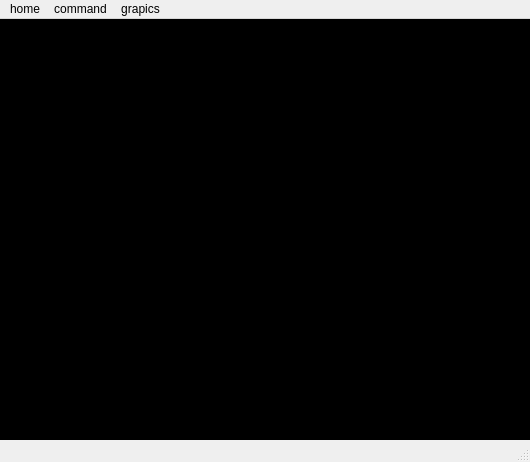
<?xml version="1.0" encoding="UTF-8"?>
<ui version="4.0">
 <class>MainWindow</class>
 <widget class="QMainWindow" name="MainWindow">
  <property name="geometry">
   <rect>
    <x>0</x>
    <y>0</y>
    <width>530</width>
    <height>462</height>
   </rect>
  </property>
  <property name="windowTitle">
   <string>MainWindow</string>
  </property>
  <widget class="QWidget" name="centralwidget">
   <property name="styleSheet">
    <string notr="true">background-color:black;</string>
   </property>
  </widget>
  <widget class="QMenuBar" name="menubar">
   <property name="geometry">
    <rect>
     <x>0</x>
     <y>0</y>
     <width>530</width>
     <height>43</height>
    </rect>
   </property>
   <widget class="QMenu" name="menuhome">
    <property name="title">
     <string>home</string>
    </property>
    <addaction name="actionitem1"/>
   </widget>
   <widget class="QMenu" name="menucommand">
    <property name="title">
     <string>command</string>
    </property>
    <addaction name="actionclear"/>
    <addaction name="actionload"/>
    <addaction name="actionsave"/>
   </widget>
   <widget class="QMenu" name="menugrapics">
    <property name="title">
     <string>grapics</string>
    </property>
    <addaction name="actionline"/>
    <addaction name="actionrect"/>
    <addaction name="actionimage"/>
   </widget>
   <addaction name="menuhome"/>
   <addaction name="menucommand"/>
   <addaction name="menugrapics"/>
  </widget>
  <widget class="QStatusBar" name="statusbar"/>
  <action name="actionclear">
   <property name="text">
    <string>clear</string>
   </property>
  </action>
  <action name="actionload">
   <property name="text">
    <string>load</string>
   </property>
  </action>
  <action name="actionsave">
   <property name="text">
    <string>save</string>
   </property>
  </action>
  <action name="actionitem1">
   <property name="text">
    <string>item1</string>
   </property>
  </action>
  <action name="actionline">
   <property name="text">
    <string>line</string>
   </property>
  </action>
  <action name="actionrect">
   <property name="text">
    <string>rect</string>
   </property>
  </action>
  <action name="actionimage">
   <property name="text">
    <string>image</string>
   </property>
  </action>
 </widget>
 <resources/>
 <connections/>
</ui>
